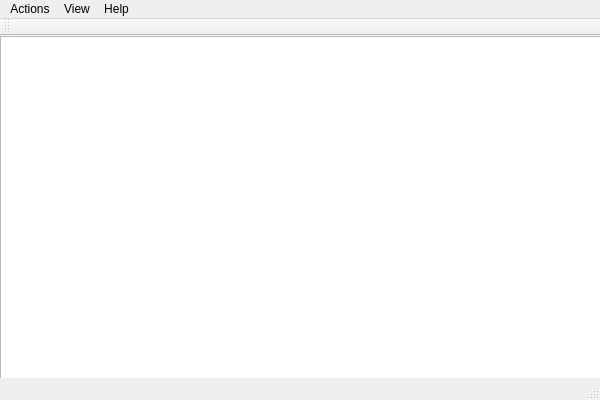
<?xml version="1.0" encoding="UTF-8"?>
<ui version="4.0">
 <class>SyntroControlClass</class>
 <widget class="QMainWindow" name="SyntroControlClass">
  <property name="geometry">
   <rect>
    <x>0</x>
    <y>0</y>
    <width>600</width>
    <height>400</height>
   </rect>
  </property>
  <property name="windowTitle">
   <string>SyntroControl</string>
  </property>
  <widget class="QWidget" name="centralWidget">
   <widget class="QTableWidget" name="m_table">
    <property name="geometry">
     <rect>
      <x>0</x>
      <y>0</y>
      <width>601</width>
      <height>351</height>
     </rect>
    </property>
   </widget>
  </widget>
  <widget class="QMenuBar" name="menuBar">
   <property name="geometry">
    <rect>
     <x>0</x>
     <y>0</y>
     <width>600</width>
     <height>21</height>
    </rect>
   </property>
   <widget class="QMenu" name="menuFile">
    <property name="title">
     <string>View</string>
    </property>
    <addaction name="actionDirectory"/>
    <addaction name="actionHello"/>
    <addaction name="actionMulticast"/>
    <addaction name="separator"/>
   </widget>
   <widget class="QMenu" name="menuHelp">
    <property name="title">
     <string>Help</string>
    </property>
    <addaction name="actionAbout"/>
   </widget>
   <widget class="QMenu" name="menuSettings">
    <property name="title">
     <string>Actions</string>
    </property>
    <addaction name="actionBasicSetup"/>
    <addaction name="actionExit"/>
   </widget>
   <addaction name="menuSettings"/>
   <addaction name="menuFile"/>
   <addaction name="menuHelp"/>
  </widget>
  <widget class="QToolBar" name="mainToolBar">
   <attribute name="toolBarArea">
    <enum>TopToolBarArea</enum>
   </attribute>
   <attribute name="toolBarBreak">
    <bool>false</bool>
   </attribute>
  </widget>
  <widget class="QStatusBar" name="statusBar"/>
  <action name="actionExit">
   <property name="text">
    <string>Exit</string>
   </property>
   <property name="iconVisibleInMenu">
    <bool>false</bool>
   </property>
  </action>
  <action name="actionDirectory">
   <property name="text">
    <string>Directory</string>
   </property>
   <property name="iconVisibleInMenu">
    <bool>true</bool>
   </property>
  </action>
  <action name="actionHello">
   <property name="text">
    <string>Hello table</string>
   </property>
   <property name="iconVisibleInMenu">
    <bool>false</bool>
   </property>
  </action>
  <action name="actionMulticast">
   <property name="text">
    <string>Multicast maps</string>
   </property>
   <property name="iconVisibleInMenu">
    <bool>false</bool>
   </property>
  </action>
  <action name="actionAbout">
   <property name="text">
    <string>About</string>
   </property>
  </action>
  <action name="actionBasicSetup">
   <property name="text">
    <string>Basic setup</string>
   </property>
  </action>
 </widget>
 <layoutdefault spacing="6" margin="11"/>
 <resources/>
 <connections/>
</ui>
